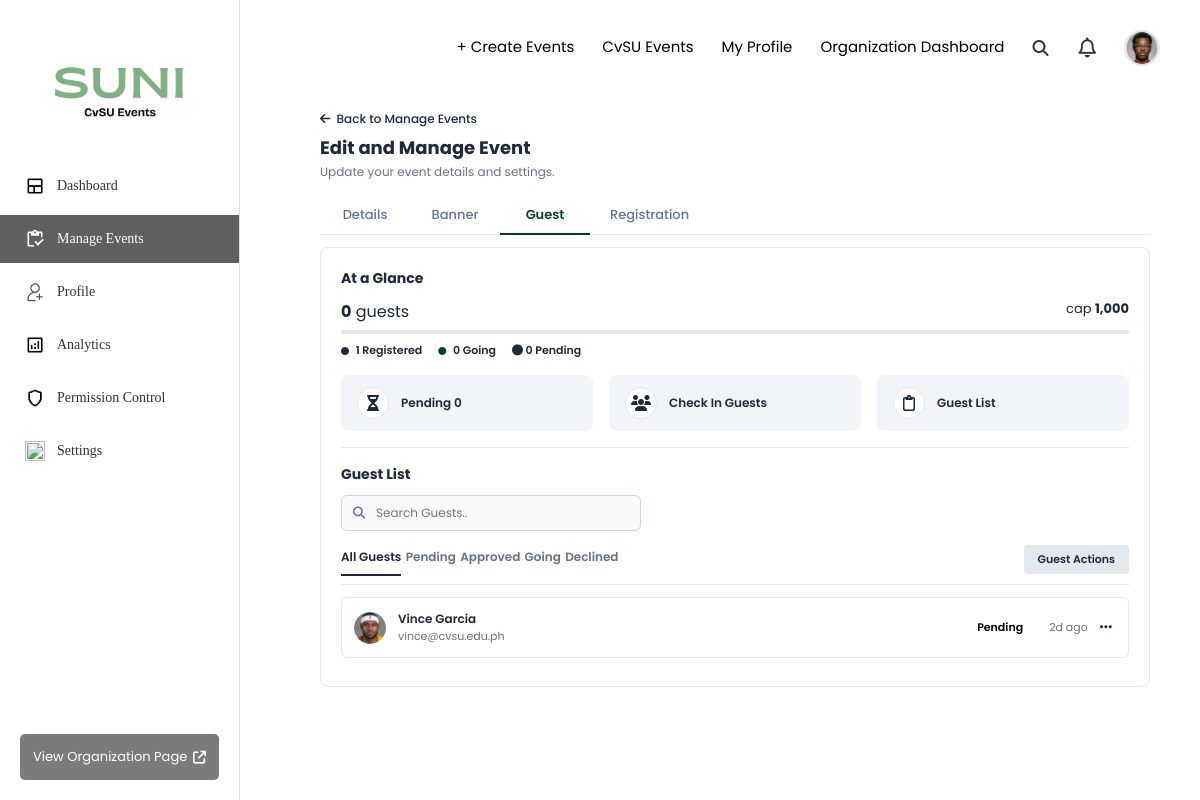
The app's page /manage-events-guest.php?event_id=7 (signed in) with its own data.
### tables this page shows
CREATE TABLE IF NOT EXISTS `users` (
  `id` int NOT NULL AUTO_INCREMENT,
  `first_name` varchar(100) NOT NULL,
  `last_name` varchar(100) NOT NULL,
  `email` varchar(255) NOT NULL,
  `password` varchar(255) NOT NULL,
  `account_type` enum('cvsu','guest') NOT NULL,
  `bio` text,
  `department_id` int DEFAULT NULL,
  `profile_picture` varchar(255) DEFAULT NULL,
  `created_at` timestamp NULL DEFAULT CURRENT_TIMESTAMP,
  PRIMARY KEY (`id`),
  UNIQUE KEY `email` (`email`),
  KEY `department_id` (`department_id`)
);

CREATE TABLE IF NOT EXISTS `events` (
  `id` int NOT NULL AUTO_INCREMENT,
  `organization_id` int NOT NULL,
  `created_by` int NOT NULL,
  `title` varchar(255) NOT NULL,
  `description` text,
  `event_banner` varchar(255) DEFAULT NULL,
  `cover_photo` varchar(255) DEFAULT NULL,
  `venue` varchar(255) DEFAULT NULL,
  `visibility` enum('public','organization_only','restricted','private') DEFAULT 'public',
  `start_datetime` datetime NOT NULL,
  `end_datetime` datetime NOT NULL,
  `capacity` int DEFAULT NULL,
  `ticket_price` decimal(10,2) DEFAULT '0.00',
  `require_approval` tinyint(1) DEFAULT '0',
  `status` enum('draft','published','cancelled','completed') DEFAULT 'draft',
  `created_at` timestamp NULL DEFAULT CURRENT_TIMESTAMP,
  `updated_at` timestamp NULL DEFAULT CURRENT_TIMESTAMP ON UPDATE CURRENT_TIMESTAMP,
  PRIMARY KEY (`id`),
  KEY `organization_id` (`organization_id`),
  KEY `created_by` (`created_by`)
);

CREATE TABLE IF NOT EXISTS `registrations` (
  `id` int NOT NULL AUTO_INCREMENT,
  `event_id` int NOT NULL,
  `user_id` int NOT NULL,
  `status` enum('pending','approved','rejected','waitlisted') DEFAULT 'pending',
  `attendance_confirmation` enum('unconfirmed','going','not_going') DEFAULT 'unconfirmed',
  `created_at` timestamp NULL DEFAULT CURRENT_TIMESTAMP,
  `updated_at` timestamp NULL DEFAULT CURRENT_TIMESTAMP ON UPDATE CURRENT_TIMESTAMP,
  PRIMARY KEY (`id`),
  KEY `event_id` (`event_id`),
  KEY `user_id` (`user_id`)
);

### manage-events-guest.php (the view, shortened to what this page needs)
<?php
require_once 'db.php';
$profile_picture = 'images/person3.png';
$user_id = $_SESSION['user_id'] ?? null;
if ($user_id) {
    $stmt = $conn->prepare('SELECT profile_picture FROM users WHERE id = ? LIMIT 1');
    $stmt->bind_param('i', $user_id);
    $stmt->execute();
    $u = $stmt->get_result()->fetch_assoc();
    if ($u && !empty($u['profile_picture'])) {
        $profile_picture = htmlspecialchars($u['profile_picture']);
    }
}
$org_id = null;
if ($user_id) {
    $oq = "SELECT o.id FROM organizations o WHERE o.main_admin_id = ?
           UNION
           SELECT o.id FROM organization_admins oa
           JOIN organizations o ON oa.organization_id = o.id
           WHERE oa.user_id = ?
           LIMIT 1";
    $os = $conn->prepare($oq);
    $os->bind_param('ii', $user_id, $user_id);
    $os->execute();
    if ($row = $os->get_result()->fetch_assoc()) $org_id = $row['id'];
}
$event    = null;
$event_id = isset($_GET['event_id']) ? intval($_GET['event_id']) : 0;
if ($event_id && $org_id) {
    $est = $conn->prepare('SELECT * FROM events WHERE id = ? AND organization_id = ? LIMIT 1');
    $est->bind_param('ii', $event_id, $org_id);
    $est->execute();
    $event = $est->get_result()->fetch_assoc();
}
$capacity    = isset($event['capacity']) && $event['capacity'] > 0 ? intval($event['capacity']) : null;
$cap_display = $capacity ? number_format($capacity) : 'Unlimited';
$s = $conn->prepare("SELECT COUNT(*) AS c FROM registrations WHERE event_id=? AND status='approved'");
$s->bind_param('i', $event_id); $s->execute();
$approved_count = intval($s->get_result()->fetch_assoc()['c']);
$s = $conn->prepare("SELECT COUNT(*) AS c FROM registrations WHERE event_id=?");
$s->bind_param('i', $event_id); $s->execute();
$total_count = intval($s->get_result()->fetch_assoc()['c']);
$s = $conn->prepare("SELECT COUNT(*) AS c FROM registrations WHERE event_id=? AND attendance_confirmation='going'");
$s->bind_param('i', $event_id); $s->execute();
$going_count = intval($s->get_result()->fetch_assoc()['c']);
$s = $conn->prepare("SELECT COUNT(*) AS c FROM registrations WHERE event_id=? AND status='pending'");
$s->bind_param('i', $event_id); $s->execute();
$pending_count = intval($s->get_result()->fetch_assoc()['c']);
$registrations = [];
$rst = $conn->prepare(
    'SELECT r.id AS reg_id,
            r.status,
            r.attendance_confirmation,
            r.updated_at,
            u.id   AS user_id,
            u.first_name,
            u.last_name,
            u.email,
            u.profile_picture
     FROM registrations r
     JOIN users u ON u.id = r.user_id
     WHERE r.event_id = ?
     ORDER BY r.updated_at DESC'
);
$rst->bind_param('i', $event_id);
$rst->execute();
$rres = $rst->get_result();
while ($row = $rres->fetch_assoc()) {
    $registrations[] = $row;
}
function friendly_time(string $dt): string {
    $ts   = strtotime($dt);
    $diff = time() - $ts;
    if ($diff < 604800) return floor($diff / 86400) . 'd ago';
    return date('M j, Y', $ts);
}
function derive_display(array $r): array {
    $attend = $r['attendance_confirmation'];
    $status = $r['status'];
    return                               ['label' => 'Pending',    'class' => 'badge-pending',   'filter' => 'pending'];
}
?>
<!DOCTYPE html>
<html lang="en">
<head>
  <link rel="stylesheet" href="https://cdnjs.cloudflare.com/ajax/libs/font-awesome/6.5.1/css/all.min.css"/>
  <link rel="stylesheet" href="css/manage-events-guest.css"/>
  <link rel="stylesheet" href="css/org-navbar.css">
  <link rel="stylesheet" href="css/sidebar.css"/>
  <link rel="stylesheet" href="css/mini-nav.css"/>
</head>
<body>
  <div class="sidebar">
    <div class="sidebar-top">
      <div class="menu">
        <img src="images/logo.png" class="sidebar-logo">
        <a href="dashboard.php"><img src="images/dashboard.png" class="sidebar-icon"> Dashboard</a>
        <a href="manage.php" class="active"><img src="images/manageevent.png" class="sidebar-icon"> Manage Events</a>
        <a href="org-profile.php"><img src="images/person2.png" class="sidebar-icon"> Profile</a>
        <a href="#"><img src="images/analytics.png" class="sidebar-icon"> Analytics</a>
        <a href="permission-control.php"><img src="images/permission.png" class="sidebar-icon"> Permission Control</a>
        <a href="#"><img src="images/settings.png" class="sidebar-icon"> Settings</a>
      </div>
    </div>
    <div class="sidebar-bottom">
      <button class="org-btn">View Organization Page <i class="fa-solid fa-arrow-up-right-from-square"></i></button>
    </div>
  </div>
  <div class="main">
    <nav>
      <div class="container nav-container">
        <ul>
          <li><a href="create-events.php">+ Create Events</a></li>
          <li><a href="index.php">CvSU Events</a></li>
          <li><a href="Myprofile.php">My Profile</a></li>
          <li><a href="dashboard.php">Organization Dashboard</a></li>
          <li class="nav-icons">
            <i class="fa-solid fa-magnifying-glass"></i>
            <i class="fa-regular fa-bell fa-lg"></i>
          </li>
          <li><img src="<?php echo $profile_picture; ?>" class="profile"></li>
        </ul>
      </div>
    </nav>
    <div class="contents">
      <a href="manage.php" class="back-link"><i class="fa-solid fa-arrow-left"></i> Back to Manage Events</a>
      <h2 class="page-title">Edit and Manage Event</h2>
      <p class="page-subtitle">Update your event details and settings.</p>
      <div class="content-tabs">
        <a href="manage-events.php?event_id=<?php echo $event_id; ?>"              class="tab-item">Details</a>
        <a href="manage-events-banner.php?event_id=<?php echo $event_id; ?>"       class="tab-item">Banner</a>
        <a href="manage-events-guest.php?event_id=<?php echo $event_id; ?>"        class="tab-item active">Guest</a>
        <a href="manage-events-registration.php?event_id=<?php echo $event_id; ?>" class="tab-item" data-text="Registration">Registration</a>
      </div>
      <div class="manage-card">
        <div class="glance-section">
          <h3 class="card-section-title">At a Glance</h3>
          <div class="glance-header">
            <span class="guest-counter">
              <strong id="glanceApproved"><?php echo $approved_count; ?></strong>
              <?php echo $approved_count === 1 ? 'guest' : 'guests'; ?>
            </span>
            <span class="guest-cap">
              cap <strong><?php echo $cap_display; ?></strong>
            </span>
          </div>
          <div class="glance-progress-bar">
          </div>
          <div class="glance-stats-labels">
            <span id="glanceRegistered"><i class="fa-solid fa-circle status-dot-black"></i> <?php echo $total_count; ?> Registered</span>
            <span id="glanceGoing"><i class="fa-solid fa-circle status-dot-green"></i> <?php echo $going_count; ?> Going</span>
            <span id="glancePending"><i class="fa-solid fa-circle status-dot-yellow"></i> <?php echo $pending_count; ?> Pending</span>
          </div>
          <div class="glance-buttons-grid">
            <div class="glance-widget-btn" data-filter="pending">
              <div class="widget-icon-box"><i class="fa-solid fa-hourglass-half"></i></div>
              <div class="widget-text">Pending <span class="widget-badge" id="pendingBadge"><?php echo $pending_count; ?></span></div>
            </div>
            <div class="glance-widget-btn" data-filter="checkin">
              <div class="widget-icon-box"><i class="fa-solid fa-users"></i></div>
              <div class="widget-text">Check In Guests</div>
            </div>
            <div class="glance-widget-btn" data-filter="all">
              <div class="widget-icon-box"><i class="fa-regular fa-clipboard"></i></div>
              <div class="widget-text">Guest List</div>
            </div>
          </div>
        </div>
        <hr class="section-divider">
        <div class="guest-list-section">
          <h3 class="card-section-title">Guest List</h3>
          <div class="search-filter-row">
            <div class="search-wrapper">
              <i class="fa-solid fa-magnifying-glass search-icon"></i>
              <input type="text" id="guestSearchInput" placeholder="Search Guests.." class="search-input">
            </div>
          </div>
          <div class="filter-actions-row">
            <div class="filter-tabs">
              <button class="filter-btn active" data-filter="all">All Guests</button>
              <button class="filter-btn" data-filter="pending">Pending</button>
              <button class="filter-btn" data-filter="approved">Approved</button>
              <button class="filter-btn" data-filter="going">Going</button>
              <button class="filter-btn" data-filter="rejected">Declined</button>
            </div>
            <button class="action-trigger-btn">Guest Actions</button>
          </div>
          <div class="guest-list-container" id="guestListContainer">
            <?php if (empty($registrations)): ?>
              <div class="empty-state">
                <i class="fa-regular fa-face-smile"></i>
                <p>No guests have registered yet.</p>
              </div>
            <?php else: ?>
              <?php foreach ($registrations as $reg):
                $fullname   = htmlspecialchars(trim($reg['first_name'] . ' ' . $reg['last_name']));
                $email      = htmlspecialchars($reg['email']);
                $avatar     = !empty($reg['profile_picture']) ? htmlspecialchars($reg['profile_picture']) : 'images/person3.png';
                $display    = derive_display($reg);
                $time_label = friendly_time($reg['updated_at'] ?? '');
                $is_pending = ($reg['status'] === 'pending');
                $filter_key = $is_pending ? 'pending' : $display['filter'];
              ?>
              <div class="guest-row-item"
                   data-reg-id="<?php echo intval($reg['reg_id']); ?>"
                   data-name="<?php echo strtolower($fullname); ?>"
                   data-email="<?php echo strtolower($email); ?>"
                   data-filter="<?php echo htmlspecialchars($filter_key); ?>"
                   data-avatar="<?php echo $avatar; ?>"
                   data-fullname="<?php echo $fullname; ?>"
                   data-status="<?php echo htmlspecialchars($reg['status']); ?>"
                   data-attend="<?php echo htmlspecialchars($reg['attendance_confirmation']); ?>">
                <div class="guest-profile-meta">
                  <img src="<?php echo $avatar; ?>" class="guest-avatar" alt="Avatar"
                       onerror="this.src='images/person3.png'">
                  <div class="guest-info">
                    <div class="guest-name"><?php echo $fullname; ?></div>
                    <div class="guest-email"><?php echo $email; ?></div>
                  </div>
                </div>
                <div class="guest-actions-cell">
                  <?php if ($is_pending): ?>
                    <button class="btn-status btn-approve" onclick="event.stopPropagation(); handleApprove(this)">
                      Approve <i class="fa-solid fa-check"></i>
                    </button>
                    <button class="btn-status btn-decline" onclick="event.stopPropagation(); handleDecline(this)">
                      Decline
                    </button>
                  <?php else: ?>
                    <span class="status-badge <?php echo $display['class']; ?>"><?php echo $display['label']; ?></span>
                    <span class="status-timestamp"><?php echo $time_label; ?></span>
                  <?php endif; ?>
                  <button class="btn-more-options" onclick="event.stopPropagation(); openStatusModal(this)">
                    <i class="fa-solid fa-ellipsis"></i>
                  </button>
                </div>
              </div>
              <?php endforeach; ?>
            <?php endif; ?>
          </div>
        </div>
      </div>
    </div>
  </div>
</body>
</html>

### css/org-navbar.css (style rules this page uses)
.main nav { padding: 0; margin-bottom: 40px; width: 100%; }
.nav-container { display: flex; justify-content: space-between; align-items: center; width: 100%; }
nav { display: flex; justify-content: space-between; align-items: center; padding-top: 22px; padding-left: 20px; padding-right: 40px; padding-bottom: 20px; }
nav ul { list-style-type: none; display: flex; align-items: center; gap: 28px; }
nav ul li a { color: black; text-decoration: none; font-family: poppins; font-weight: 400; font-size: 15px; cursor: pointer; padding-top: 10px; padding-bottom: 10px; display: inline-block; border-bottom: 2px solid transparent; transition: border-color 0.3s ease-in-out; }
nav img { width: 140px; height: auto; display: block; }
.nav-icons { display: flex; align-items: center; gap: 30px; color: #333; font-size: 16px; }
.nav-icons i { cursor: pointer; transition: color 0.2s ease; }
.profile { width: 36px; height: 36px; border-radius: 50%; object-fit: cover; border: 2px solid #e6e6e6; }

### css/sidebar.css (style rules this page uses)
.sidebar { width:240px; background:#ffffff; height:100vh; display:flex; flex-direction:column; justify-content:space-between; border-right:1px solid #ddd; box-shadow:3px 0 15px rgba(0,0,0,0.05); }
.sidebar-logo { width: 180px; height: auto; display: block; margin: 0 auto; padding-bottom: 35px; padding-top: 25px; }
.sidebar-top { padding:35px 0; }
.menu { display:flex; flex-direction:column; gap:5px; }
.menu a { text-decoration:none; color:#333; padding:14px 25px; display:flex; align-items:center; gap:12px; font-size:14px; transition:0.3s; font-family: poppins2; }
.menu .active { background:#5f605f; color:white; }
.sidebar-bottom { padding:20px; }
.org-btn { width:100%; background:#7b7b7b; color:white; border:none; padding:13px; border-radius:5px; cursor:pointer; font-size:13px; display:flex; justify-content:space-between; align-items:center; }
.main { flex:1; padding:25px 40px; overflow-y:auto; }
.sidebar-icon { width: 20px; height: 20px; object-fit: contain; }
.menu a.active .sidebar-icon { filter: brightness(0) invert(1); }

### css/mini-nav.css (style rules this page uses)
.content-tabs { display: flex; border-bottom: 1px solid #e2e8f0; margin-bottom: 12px; width: 100%; height: 40px; }
.tab-item { text-decoration: none; color: var(--text-muted); font-size: 13px; font-weight: 500; padding: 0 20px; display: flex; align-items: center; justify-content: center; position: relative; white-space: nowrap; min-width: 90px; }
.tab-item.active { color: var(--primary-green); font-weight: 600; }
.tab-item.active::after { content: ''; position: absolute; bottom: -1px; left: 0; width: 100%; height: 2px; background-color: var(--primary-green); }
body { overflow-y: scroll; }

### records on screen
users: profile_picture (picture)
events: capacity "1,000"
registrations: user.profile_picture (picture), user.last_name "Vince Garcia", user.email "vince@cvsu.edu.ph", label "Pending", updated_at "2d ago"

### other values on screen
$approved_count "0"
$total_count "1"
$going_count "0"
$pending_count "0"
